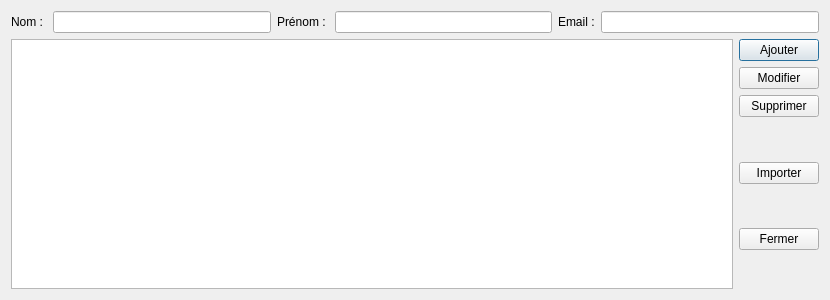
<?xml version="1.0" encoding="UTF-8"?>
<ui version="4.0">
 <class>StudentsManager</class>
 <widget class="QDialog" name="StudentsManager">
  <property name="windowModality">
   <enum>Qt::WindowModal</enum>
  </property>
  <property name="geometry">
   <rect>
    <x>0</x>
    <y>0</y>
    <width>830</width>
    <height>300</height>
   </rect>
  </property>
  <property name="windowTitle">
   <string>Gestionnaire des élèves</string>
  </property>
  <property name="toolTip">
   <string/>
  </property>
  <property name="toolTipDuration">
   <number>-1</number>
  </property>
  <layout class="QVBoxLayout" name="verticalLayout_2">
   <item>
    <layout class="QHBoxLayout" name="horizontalLayout">
     <item>
      <widget class="QLabel" name="label">
       <property name="text">
        <string>Nom : </string>
       </property>
      </widget>
     </item>
     <item>
      <widget class="QLineEdit" name="lineEdit_name"/>
     </item>
     <item>
      <widget class="QLabel" name="label_2">
       <property name="text">
        <string>Prénom : </string>
       </property>
      </widget>
     </item>
     <item>
      <widget class="QLineEdit" name="lineEdit_firstName"/>
     </item>
     <item>
      <widget class="QLabel" name="label_3">
       <property name="text">
        <string>Email :</string>
       </property>
      </widget>
     </item>
     <item>
      <widget class="QLineEdit" name="lineEdit_email"/>
     </item>
    </layout>
   </item>
   <item>
    <layout class="QHBoxLayout" name="horizontalLayout_2">
     <item>
      <widget class="QListWidget" name="list_students"/>
     </item>
     <item>
      <layout class="QVBoxLayout" name="verticalLayout">
       <item>
        <widget class="QPushButton" name="pushButton_add">
         <property name="text">
          <string>Ajouter</string>
         </property>
        </widget>
       </item>
       <item>
        <widget class="QPushButton" name="pushButton_update">
         <property name="text">
          <string>Modifier</string>
         </property>
        </widget>
       </item>
       <item>
        <widget class="QPushButton" name="pushButton_delete">
         <property name="text">
          <string>Supprimer</string>
         </property>
        </widget>
       </item>
       <item>
        <spacer name="verticalSpacer_3">
         <property name="orientation">
          <enum>Qt::Vertical</enum>
         </property>
         <property name="sizeHint" stdset="0">
          <size>
           <width>20</width>
           <height>40</height>
          </size>
         </property>
        </spacer>
       </item>
       <item>
        <widget class="QPushButton" name="btn_import">
         <property name="text">
          <string>Importer</string>
         </property>
        </widget>
       </item>
       <item>
        <spacer name="verticalSpacer_2">
         <property name="orientation">
          <enum>Qt::Vertical</enum>
         </property>
         <property name="sizeHint" stdset="0">
          <size>
           <width>20</width>
           <height>40</height>
          </size>
         </property>
        </spacer>
       </item>
       <item>
        <widget class="QPushButton" name="pushButton_close">
         <property name="text">
          <string>Fermer</string>
         </property>
        </widget>
       </item>
       <item>
        <spacer name="verticalSpacer">
         <property name="orientation">
          <enum>Qt::Vertical</enum>
         </property>
         <property name="sizeHint" stdset="0">
          <size>
           <width>20</width>
           <height>40</height>
          </size>
         </property>
        </spacer>
       </item>
      </layout>
     </item>
    </layout>
   </item>
  </layout>
 </widget>
 <resources/>
 <connections>
  <connection>
   <sender>pushButton_close</sender>
   <signal>clicked()</signal>
   <receiver>StudentsManager</receiver>
   <slot>accept()</slot>
   <hints>
    <hint type="sourcelabel">
     <x>789</x>
     <y>209</y>
    </hint>
    <hint type="destinationlabel">
     <x>825</x>
     <y>227</y>
    </hint>
   </hints>
  </connection>
 </connections>
</ui>
